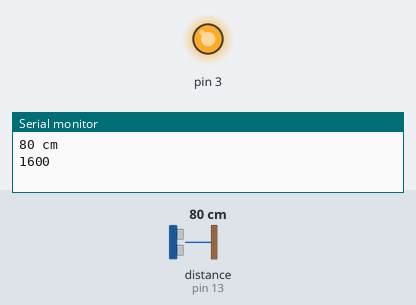
The sketch below on a simulated Arduino Uno, built with avr-gcc and run on an emulated ATmega328P. Parts: output pins drawn as LEDs (lit = HIGH), the last lines printed to the serial monitor. Dashed ring = blinking. The inputs (shaded band) are chosen by the test bench; at power-on: distance to the obstacle (sensor on pin 13) 80 cm. The echo pulse lasts 58.3 µs per cm.

Above: at 1.7 s.
At 4.0 s:
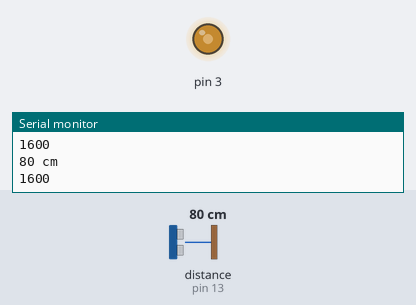
4.1 s: distance to the obstacle (sensor on pin 13) set to 2 cm
8.2 s: distance to the obstacle (sensor on pin 13) set to 4 cm
At 8.36 s:
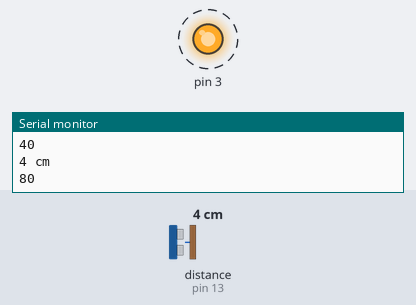
Timing chart, 0 to 18.3 s (numbered marks = the images above; inputs shaded):
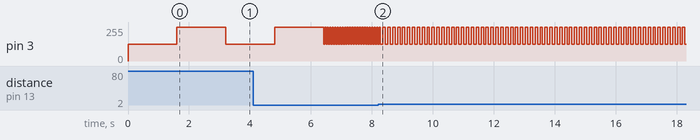

The sketch:

parking_sensor.ino
```cpp
// Ultrasonic - Library for HR-SC04 Ultrasonic Ranging Module.
// Rev.4 (06/2012)
// J.Rodrigo ( www.jrodrigo.net )
// more info at www.ardublog.com

#include <Ultrasonic.h>

int distance = 0;
int interval = 20;
int beep = 0;

Ultrasonic ultrasonic(12,13); // (Trig PIN,Echo PIN)

void setup() {
  Serial.begin(9600);
}

void loop()
{
  distance = ultrasonic.Ranging(CM);
  Serial.print(distance); // CM or INC
  Serial.println(" cm" );
  beep = distance*interval;
  Serial.println(beep);
  analogWrite(3, 125);
  delay(beep);
  analogWrite(3, 255);
  delay(beep);
}
```

Measured:
- after the input at 8.2 s, pin 3: alternates 255/255 for 0.08 s and 125/255 for 0.08 s, starting after 0.16 s
- by itself, pin 3: repeats every 0.08 s: 125/255 0.04 s, 255/255 0.04 s
